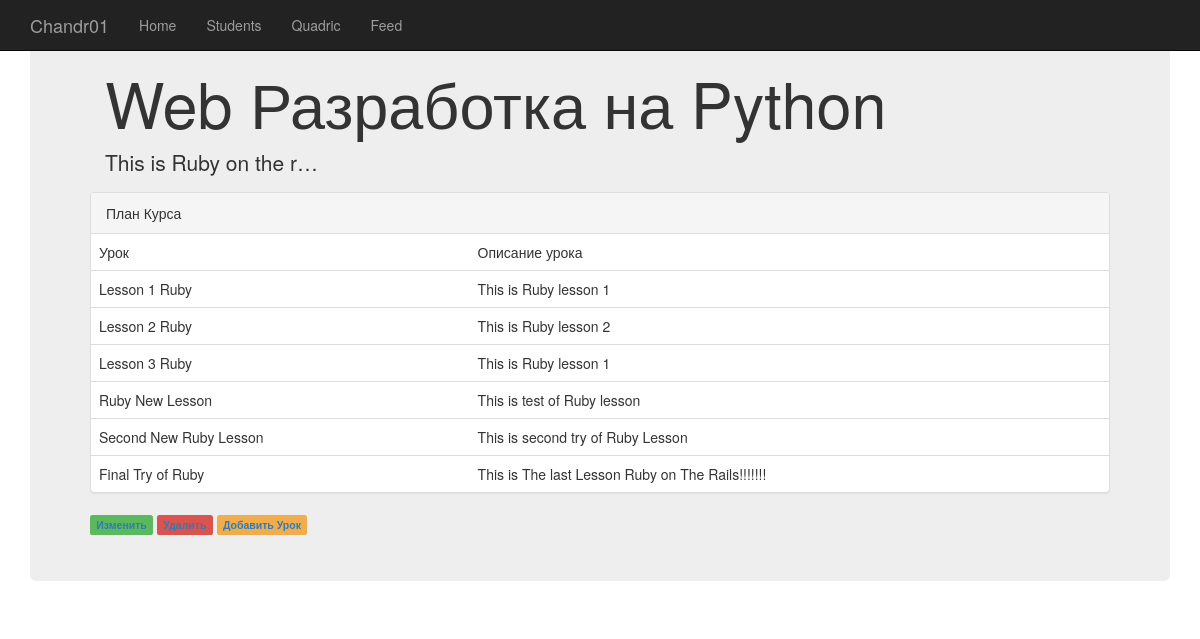
/course/3, run on the app's committed database.
### course/models.py (models this page shows, shortened)
class Course(models.Model):
    name = models.CharField(max_length=255)
    short_description = models.CharField(max_length=255)
    description = models.TextField(max_length=2000)
    coach = models.ForeignKey(Coach, null=True, related_name='coach_courses', on_delete=models.DO_NOTHING)
    assistant = models.ForeignKey(Coach, null=True, related_name='assistant_courses', on_delete=models.DO_NOTHING)
    print(coach)

class Lesson(models.Model):
    subject = models.CharField(max_length=255)
    description = models.TextField(max_length=2000)
    course = models.ForeignKey(Course, null=True, on_delete=models.DO_NOTHING)
    order = models.PositiveIntegerField(null=True, unique=True)

### course/views.py (the view)
# urls.py: url(r'^course/(?P<identer>\d+)$', views.course_description),
def course_description(request, identer):
    course = Course.objects.get(id=identer)
    lessons = Lesson.objects.filter(course=course)
    return render(request, 'course_detail.html', {'course': course,
                                                  'lessons': lessons})

### templates/course_detail.html (shortened to what this page needs)
{% extends "base.html" %}
{% block name %}<h1>Web Разработка на Python</h1>{% endblock name %}
{% block opisanie %}<p>{{ course.description|truncatechars:22 }}</p>{% endblock opisanie %}
{% block content %}  <div class="panel panel-default">
          <div class="panel-heading">План Курса</div>
          <table class="table">
              <tr>
                <td>Урок</td><td>Описание урока</td>
              </tr>
                {% for i in lessons %}
                <tr>
                      <td>{{ i.subject }}</td><td>{{ i.description }}</td>
                </tr>
                {% endfor %}
          </table>
          </div>
<span class="label label-success"><a href="/course/edit/{{ course.id }}">Изменить</a></span>
<span class="label label-danger"><a href="/course/remove/{{ course.id }}">Удалить</a></span>
<span class="label label-warning"><a href="/lesson/add/{{ course.id }}">Добавить Урок</a></span>
{% endblock content %}

### data on the page
Course: description "This is Ruby on the r…"
Lesson: subject "Lesson 1 Ruby", description "This is Ruby lesson 1"
Lesson: subject "Lesson 2 Ruby", description "This is Ruby lesson 2"
Lesson: subject "Lesson 3 Ruby", description "This is Ruby lesson 1"
Lesson: subject "Ruby New Lesson", description "This is test of Ruby lesson"
Lesson: subject "Second New Ruby Lesson", description "This is second try of Ruby Lesson"
Lesson: subject "Final Try of Ruby", description "This is The last Lesson Ruby on The Rails!!!!!!!"
